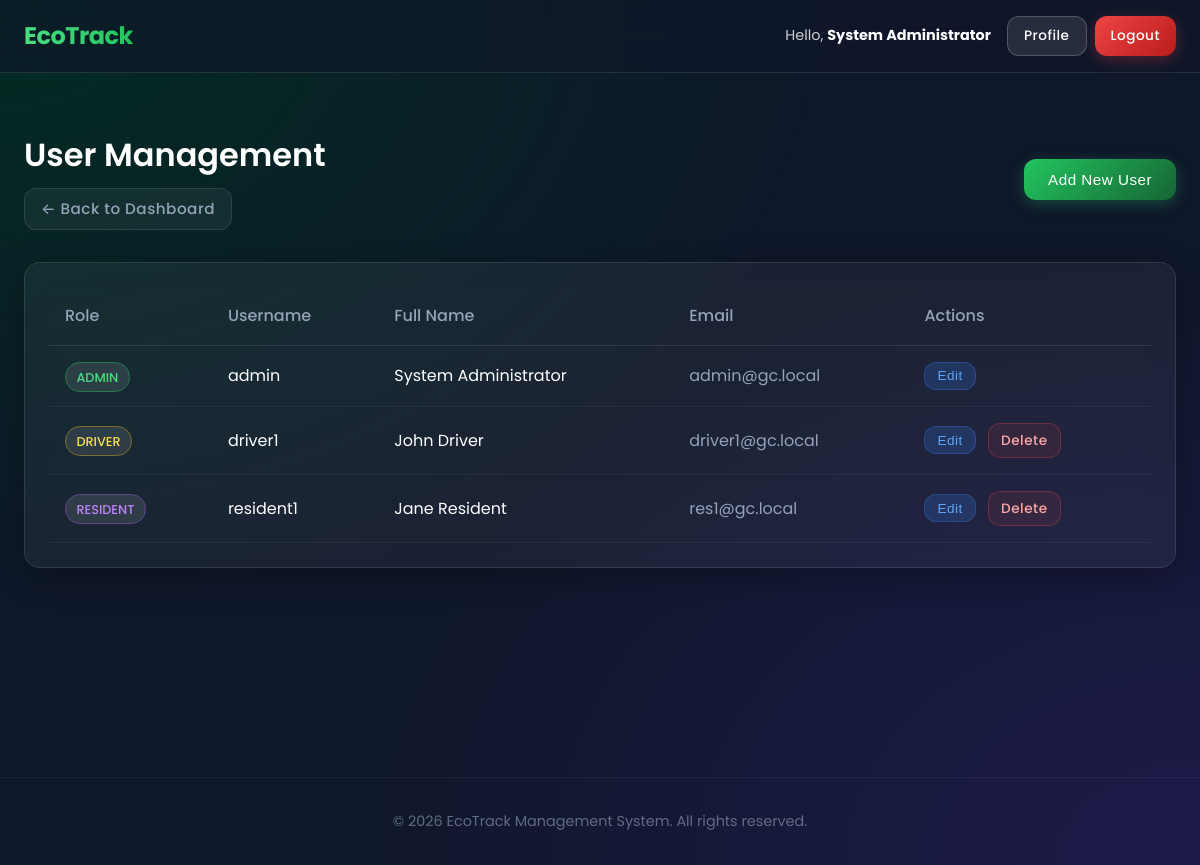
Page /dashboard/admin/users.php (signed in) on the committed database.
### tables this page shows
CREATE TABLE IF NOT EXISTS users (
    id INT AUTO_INCREMENT PRIMARY KEY,
    username VARCHAR(50) NOT NULL UNIQUE,
    email VARCHAR(100) NOT NULL UNIQUE,
    password_hash VARCHAR(255) NOT NULL,
    role ENUM('admin', 'driver', 'resident') NOT NULL,
    full_name VARCHAR(100) NOT NULL,
    address TEXT,  
    phone VARCHAR(20),
    assigned_county VARCHAR(100),  
    latitude DECIMAL(10, 8),  
    longitude DECIMAL(11, 8),
    created_at TIMESTAMP DEFAULT CURRENT_TIMESTAMP
);

### src/Config/Database.php (called while the page is built, shortened)
<?php
class Database {
    private static $instance = null;
    private $pdo;
    private function __construct() {
        $this->host = $_ENV['DB_HOST'] ?? '127.0.0.1';
        $this->db   = $_ENV['DB_NAME'] ?? 'garbage_collection_db';
        $this->user = $_ENV['DB_USER'] ?? 'root';
        $this->pass = $_ENV['DB_PASS'] ?? '';
        $this->charset = $_ENV['DB_CHARSET'] ?? 'utf8mb4';
        $dsn = "mysql:host={$this->host};dbname={$this->db};charset={$this->charset}";
        $options = [
            PDO::ATTR_ERRMODE            => PDO::ERRMODE_EXCEPTION,
            PDO::ATTR_DEFAULT_FETCH_MODE => PDO::FETCH_ASSOC,
            PDO::ATTR_EMULATE_PREPARES   => false,
        ];
        try {
            $this->pdo = new PDO($dsn, $this->user, $this->pass, $options);
        } catch (PDOException $e) {
            $logMessage = "[" . date('Y-m-d H:i:s') . "] Database Connection Failed: " . $e->getMessage() . PHP_EOL;
            file_put_contents(__DIR__ . '/../../logs/error.log', $logMessage, FILE_APPEND);
            die("A system error occurred. Please try again later.");
        }
    }
    public static function getInstance() {
        if (self::$instance === null) {
            self::$instance = new self();
        }
        return self::$instance;
    }
    public function getConnection() {
        return $this->pdo;
    }
}

### src/Models/User.php (called while the page is built, shortened)
<?php
class User {
    private $db;
    public function __construct() {
        $this->db = Database::getInstance()->getConnection();
    }
    public function getAllUsers() {
        $stmt = $this->db->query("SELECT id, username, email, role, full_name, created_at, phone FROM users ORDER BY created_at DESC");
        return $stmt->fetchAll();
    }
}

### public/dashboard/admin/users.php (the view, shortened to what this page needs)
<?php
require_once __DIR__ . '/../../../src/Models/User.php';
$userModel = new User();
$users = $userModel->getAllUsers();
include __DIR__ . '/../../../templates/header.php';
?>
<div class="container mt-4">
    <div style="display:flex; justify-content:space-between; align-items:center; margin-bottom: 2rem;">
        <div>
            <h1 style="color: white; margin: 0;">User Management</h1>
            <a href="/dashboard/admin/index.php" class="btn mt-2" style="background: rgba(255,255,255,0.05); color: var(--text-muted); border: 1px solid var(--glass-border); padding: 0.5rem 1rem;">&larr; Back to Dashboard</a>
        </div>
        <button onclick="openCreateModal()" class="btn btn-primary" style="background: linear-gradient(135deg, var(--primary), var(--primary-dark)); box-shadow: 0 4px 15px rgba(34, 197, 94, 0.3);">Add New User</button>
    </div>
    <div class="card glass" style="overflow-x: auto; padding: 1.5rem;">
        <table style="width: 100%; border-collapse: collapse; text-align: left; color: white;">
            <thead>
                <tr style="border-bottom: 1px solid rgba(255,255,255,0.1);">
                    <th style="padding: 1rem; color: var(--text-muted); font-weight: 500;">Role</th>
                    <th style="padding: 1rem; color: var(--text-muted); font-weight: 500;">Username</th>
                    <th style="padding: 1rem; color: var(--text-muted); font-weight: 500;">Full Name</th>
                    <th style="padding: 1rem; color: var(--text-muted); font-weight: 500;">Email</th>
                    <th style="padding: 1rem; color: var(--text-muted); font-weight: 500;">Actions</th>
                </tr>
            </thead>
            <tbody>
                <?php foreach ($users as $u): ?>
                    <tr style="border-bottom: 1px solid rgba(255,255,255,0.05); transition: background 0.2s;" onmouseover="this.style.background='rgba(255,255,255,0.02)'" onmouseout="this.style.background='transparent'">
                        <td style="padding: 1rem;">
                            <span style="padding: 0.35rem 0.65rem; border-radius: 9999px; background: rgba(255,255,255,0.1); border: 1px solid <?= $u['role'] === 'admin' ? 'rgba(34, 197, 94, 0.4)' : ($u['role'] === 'driver' ? 'rgba(234, 179, 8, 0.4)' : 'rgba(168, 85, 247, 0.4)') ?>; color: <?= $u['role'] === 'admin' ? '#4ade80' : ($u['role'] === 'driver' ? '#fde047' : '#c084fc') ?>; font-size: 0.8rem; font-weight: 500; backdrop-filter: blur(4px);">
                                <?= strtoupper($u['role']) ?>
                            </span>
                        </td>
                        <td style="padding: 1rem;"><?= htmlspecialchars($u['username']) ?></td>
                        <td style="padding: 1rem;"><?= htmlspecialchars($u['full_name']) ?></td>
                        <td style="padding: 1rem; color: var(--text-muted);"><?= htmlspecialchars($u['email']) ?></td>
                        <td style="padding: 1rem;">
                            <button
                                onclick='openEditModal(<?= json_encode($u) ?>)'
                                class="btn"
                                style="padding: 0.35rem 0.75rem; font-size: 0.85rem; background: rgba(59, 130, 246, 0.2); color: #60a5fa; border: 1px solid rgba(59, 130, 246, 0.3); margin-right: 0.5rem; transition: all 0.2s;"
                                onmouseover="this.style.background='rgba(59, 130, 246, 0.3)'" onmouseout="this.style.background='rgba(59, 130, 246, 0.2)'">
                                Edit
                            </button>
                            <?php if($u['id'] !== $_SESSION['user_id']): ?>
                                <a href="?delete=<?= $u['id'] ?>" onclick="return confirm('Are you sure?')" class="btn" style="padding: 0.35rem 0.75rem; font-size: 0.85rem; background: rgba(239, 68, 68, 0.1); color: #fca5a5; border: 1px solid rgba(239, 68, 68, 0.3); transition: all 0.2s;" onmouseover="this.style.background='rgba(239, 68, 68, 0.2)'" onmouseout="this.style.background='rgba(239, 68, 68, 0.1)'">Delete</a>
                            <?php endif; ?>
                        </td>
                    </tr>
                <?php endforeach; ?>
            </tbody>
        </table>
    </div>
</div>
<?php include __DIR__ . '/../../../templates/footer.php'; ?>

### public/assets/css/style.css (style rules this page uses)
:root { --primary: #22c55e; --primary-dark: #166534; --secondary: #eab308; --bg-mesh-1: #0f172a; --bg-mesh-2: #022c22; --bg-mesh-3: #1e1b4b; --glass-bg: rgba(255, 255, 255, 0.05); --glass-border: rgba(255, 255, 255, 0.1); --glass-highlight: rgba(255, 255, 255, 0.08); --text-main: #f8fafc; --text-muted: #94a3b8; --danger: #ef4444; --warning: #f59e0b; --success: #22c55e; --info: #3b82f6; }
body { font-family: 'Poppins', 'Inter', system-ui, -apple-system, sans-serif; background-color: var(--bg-mesh-1); background-image: radial-gradient(at 0% 0%, var(--bg-mesh-2) 0px, transparent 50%), radial-gradient(at 100% 100%, var(--bg-mesh-3) 0px, transparent 50%); background-attachment: fixed; color: var(--text-main); margin: 0; line-height: 1.6; min-height: 100vh; }
h1, h2, h3, h4, h5, h6 { font-weight: 600; margin-top: 0; margin-bottom: 1rem; color: #ffffff; }
a { color: var(--primary); text-decoration: none; transition: all 0.3s ease; }
.container { max-width: 1200px; margin: 0 auto; padding: 0 1.5rem; }
.glass { background: var(--glass-bg); backdrop-filter: blur(12px); -webkit-backdrop-filter: blur(12px); border: 1px solid var(--glass-border); box-shadow: 0 8px 32px 0 rgba(0, 0, 0, 0.3); }
.card { background: var(--glass-bg); backdrop-filter: blur(12px); -webkit-backdrop-filter: blur(12px); border: 1px solid var(--glass-border); box-shadow: 0 8px 32px 0 rgba(0, 0, 0, 0.3); border-radius: 1rem; padding: 2rem; transition: transform 0.3s ease, box-shadow 0.3s ease, background 0.3s ease; }
.btn { display: inline-flex; align-items: center; justify-content: center; padding: 0.75rem 1.5rem; border-radius: 0.75rem; font-weight: 500; cursor: pointer; border: none; transition: all 0.3s cubic-bezier(0.4, 0, 0.2, 1); font-size: 0.95rem; letter-spacing: 0.5px; }
.btn-primary { background: linear-gradient(135deg, var(--primary), var(--primary-dark)); color: white; box-shadow: 0 4px 15px rgba(34, 197, 94, 0.3); }
.mt-4 { margin-top: 1.5rem; }
.mt-2 { margin-top: 0.5rem; }

### rows in the picture
users: role "ADMIN", username "admin", full_name "System Administrator", email "admin@gc.local"
users: role "DRIVER", username "driver1", full_name "John Driver", email "driver1@gc.local"
users: role "RESIDENT", username "resident1", full_name "Jane Resident", email "res1@gc.local"

### other values in the picture
$_SESSION['user']['full_name'] "System Administrator"
